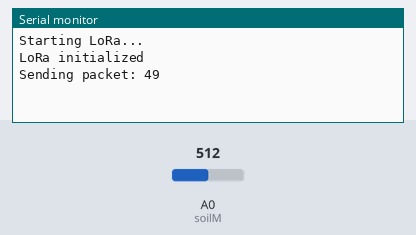
This sketch was run on a simulated Arduino Uno, built with avr-gcc and run on an emulated ATmega328P. Shown: the last lines printed to the serial monitor. The test bench sets the inputs (shaded band); at power-on: A0 (soilM) = 512. No radio packets arrive unless stated.

Above: at 2.2 s.
2.3 s: A0 (soilM) set to 716
At 4.8 s:
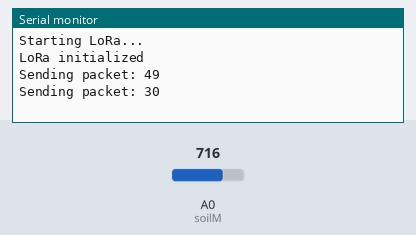
6.2 s: A0 (soilM) set to 900
At 8.1 s:
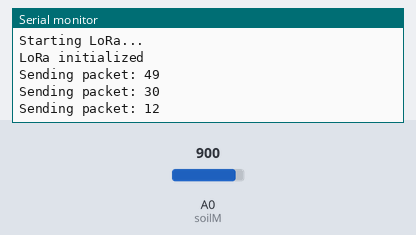
Timing chart, 0 to 9.6 s (numbered marks = the images above; inputs shaded):
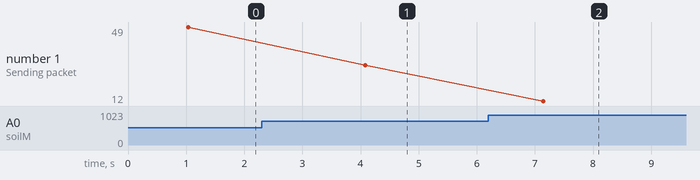

Measured:
- after the input at 2.3 s, the serial monitor: prints a new line after 1.8 s (image 1)
- after the input at 6.2 s, the serial monitor: prints a new line after 0.94 s (image 2)
- plotted number 1: 49 → 30 after the input at 2.3 s, 30 → 12 after the input at 6.2 s

The sketch:

lora_transmitter.ino
```cpp
#include<SPI.h>
#include<LoRa.h>
#include<Wire.h>

#define ss 15
#define rst 16
#define dio0 2

uint8_t soilM = A0;
int reading = 0;
int moisture_percent = -1;
int temp = 100;

void setup() {
  Serial.begin(9600);
  delay(1000);

  Serial.println("Starting LoRa...");
  LoRa.setPins(ss, rst, dio0);

  while(!LoRa.begin(433E6)) {
    Serial.println("Starting LoRa failed!");
    delay(1000);
  }

  Serial.println("LoRa initialized");
  LoRa.setTxPower(20);
}
int i=0;

void loop() {
  reading = analogRead(soilM);
  moisture_percent = (100 - ((reading/1023.00) * 100));

  Serial.print("Sending packet: ");
  Serial.println(moisture_percent);

  // send packet
  LoRa.beginPacket();
  LoRa.print("soilM:");
  LoRa.println(moisture_percent);
  LoRa.endPacket();

  delay(3000);
}
```
